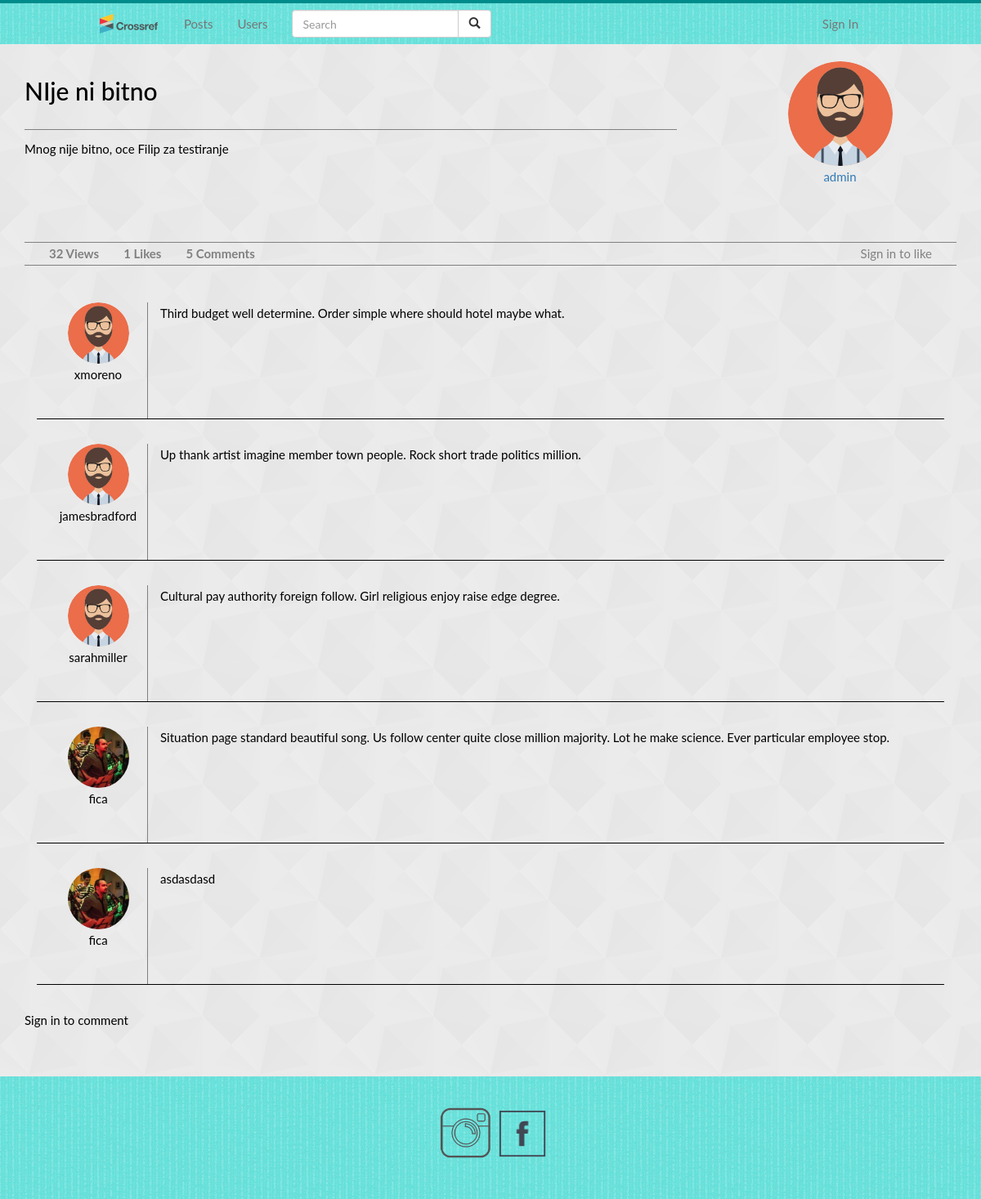
The app's page /posts/1/ with its own data.
### posts/models.py (models this page shows, shortened)
class Post(models.Model):
    title = models.CharField(max_length=255)
    body = models.TextField()
    deleted = models.BooleanField(default=False)
    likes = models.IntegerField(default=0)
    views = models.IntegerField(default=0)
    created_at = models.DateTimeField(auto_now_add=True)
    user_id = models.ForeignKey(User, on_delete=models.CASCADE)
    @property
    def number_of_comments(self):
        return Comment.objects.filter(post_id=self.pk).count()

class Comment(models.Model):
    body = models.TextField()
    user_id = models.ForeignKey(User, on_delete=models.CASCADE)
    post_id = models.ForeignKey(Post, on_delete=models.CASCADE)

### users/models.py (models this page shows, shortened)
class UserDetails(models.Model):
    user = models.OneToOneField(User, on_delete=models.CASCADE)
    bio = models.TextField(max_length=500, blank=True)
    image = models.ImageField(upload_to='static/img', default='static/img/man.png')

### posts/views.py (the view)
# urls.py: path('posts/<int:pk>/', post, name='post'),
def post(request, pk):
    p = get_object_or_404(Post, pk=pk, deleted=False)
    p.views += 1
    p.save()
    comments = Comment.objects.filter(post_id=pk).order_by('id')
    user = User.objects.get(pk=p.user_id.id)
    flag = False
    try:
        Like.objects.get(user_id=request.user.id, post_id=p.id)
        flag = True
    except:
        pass
    form2 = SignInForm()
    comment_form = CommentForm()
    return render(request, 'post.html', {'title': p.title, 'post': p,
                                         'comments': comments, 'user': user,
                                         'flag': flag, 'form2': form2,
                                         'comment_form': comment_form})

### users/forms.py
class SignInForm(forms.Form):
    username = forms.CharField(max_length=150, required=True)
    password = forms.CharField(required=True, widget=forms.PasswordInput())
    class Meta:
        model = User
        fields = ['username', 'password']

### posts/forms.py
class CommentForm(forms.ModelForm):
    body = forms.CharField(widget=forms.Textarea, required=True)
    class Meta:
        model = Comment
        fields = ['body', ]

### templates/post.html (shortened to what this page needs)
{% extends 'base.html' %}
{% load widget_tweaks %}
{% load static %}
{% static "" as baseUrl %}
{% block content %}
<div id="row" class="container">
    <h2>{{ post.title }}</h2>
    <div id="owner-of-post" class="text-center pull-right">
        <a href="{% url 'user' user.pk %}">
            <img id="owner-img" src="{{ baseUrl }}/{{ user.userdetails.image }}" class="img-circle" alt="user">
        </a>
        <br>
        <a href="{% url 'user' user.pk %}">
            <span>{{ user.username }}</span>
        </a>
    </div>
    <br>
    <div class="post-text">{{ post.body|linebreaks }}</div>
    <div id="stats" class="container">
        <p class="pull-left">
            <strong>{{ post.views }} Views</strong>
        </p>
        <p class="pull-left">
            <strong id="likesCount">{{ post.likes }} Likes</strong>
        </p>
        <p class="pull-left">
            <strong id="commentsCount">{{ post.number_of_comments }} Comments</strong>
        </p>
        {% if request.user.is_authenticated %}
            <a href="#" class="pull-right">
                {% if not flag %}
                    <img id="likeImg" src="{% static 'img/likeImg.png' %}" alt="LIKE">
                {% else %}
                    <img id="likeImg" src="{% static 'img/likeImgRed.png' %}" alt="LIKE">
                {% endif %}
            </a>
            {% else %}
            <p class="pull-right">Sign in to like</p>
        {% endif %}
    </div>
    <div id="comments" class="container">
        {% for comment in comments %}
        <div class="comment container">
            <div class="user text-center">
                <a href="{% url 'user' comment.user_id.id %}">
                    <img src="{{ baseUrl }}/{{ comment.user_id.userdetails.image }}" class="img-circle" alt="img">
                </a>
                <a href="{% url 'user' comment.user_id.id %}">
                    <p>{{ comment.user_id.username }}</p>
                </a>
            </div>
            <div class="comment-text">{{ comment.body|linebreaks }}</div>
        </div>
        {% endfor %}
    </div>
    {% if request.user.is_authenticated %}
    <div id="comment-form" class="container">
        <form id="commentForm" action="" method="POST">
            {% csrf_token %}
            <input id="postid" type="hidden" name="post_id" value="{{ post.id }}"> {% render_field comment_form.body cols="120" rows="8" placeholder="Write your comment here." %}
            <button id="commentBtn" type="submit" class="btn btn-success green pull-right">
                <i class="fa fa-share"></i>Comment</button>
        </form>
    </div>
    {% else %}
    <div>
        <p>Sign in to comment</p>
    </div>
    {% endif %}
</div>
{% endblock content%}

### static/css/style.css (style rules this page uses)
html { height: 100%; box-sizing: border-box; }
body { font: 400 15px/1.8 Lato, sans-serif; background-image: url("../img/diagmonds-light.png"); background-repeat: repeat; position: relative; margin: 0; min-height: 100%; padding-bottom: 10em; }
#row { padding-top: 5em; margin-bottom: 3em; }
h2, p { color: white; }
#row h2, #row p { color: black; }
#row h2 { padding-bottom: 1em; border-bottom: solid 1px grey; width: 70%; display: inline-block; }
#owner-of-post { display: inline-block; width: 25%; }
#owner-of-post span { display: inline-block; }
.post-text { border-bottom: solid 1px grey; min-height: 128px; }
#stats { border-bottom: solid 1px grey; width: 100%; }
#stats p { color: grey; margin: 0 1em; }
#comments { margin-top: 3em; width: 100%; }
.comment.container { border-bottom: solid 1px black; width: 100%; margin-bottom: 2em; display: inline-flex; }
.user { display: inline-block; margin-bottom: 2em; }
.user img { width: 5em; height: 5em; }
.user p { width: 8em; }
.comment-text { display: inline-block; border-left: solid 1px grey; padding-left: 1em; }
#owner-img { height: 128px; width: 128px }

### records on screen
Post: title "NIje ni bitno", body "Mnog nije bitno, oce Filip za testiranje", views "32", likes "1", number_of_comments "5"
Comment: user_id.userdetails.image (picture), user_id.username "xmoreno", body "Third budget well determine. Order simple where should hotel maybe what."
Comment: user_id.userdetails.image (picture), user_id.username "jamesbradford", body "Up thank artist imagine member town people. Rock short trade politics million."
Comment: user_id.userdetails.image (picture), user_id.username "sarahmiller", body "Cultural pay authority foreign follow. Girl religious enjoy raise edge degree."
Comment: user_id.userdetails.image (picture), user_id.username "fica", body "Situation page standard beautiful song. Us follow center quite close million majority. Lot he make science. Ever particular employee stop."
Comment: user_id.userdetails.image (picture), user_id.username "fica", body "asdasdasd"

### other values on screen
{{ user.username }} "admin"
